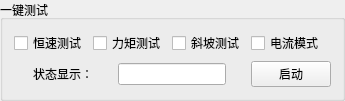
         <widget class="QGroupBox" name="groupBox_25">
          <property name="title">
           <string>一键测试</string>
          </property>
          <layout class="QGridLayout" name="gridLayout_31">
           <item row="0" column="0">
            <widget class="QCheckBox" name="checkBox_hs_mode_5">
             <property name="text">
              <string>恒速测试</string>
             </property>
            </widget>
           </item>
           <item row="0" column="1">
            <widget class="QCheckBox" name="checkBox_lj_mode_5">
             <property name="text">
              <string>力矩测试</string>
             </property>
            </widget>
           </item>
           <item row="0" column="2">
            <widget class="QCheckBox" name="checkBox_xp_mode_5">
             <property name="text">
              <string>斜坡测试</string>
             </property>
             <property name="checkable">
              <bool>true</bool>
             </property>
            </widget>
           </item>
           <item row="0" column="3">
            <widget class="QCheckBox" name="checkBox_dl_mode_5">
             <property name="text">
              <string>电流模式</string>
             </property>
            </widget>
           </item>
           <item row="1" column="0" colspan="3">
            <layout class="QHBoxLayout" name="horizontalLayout_39">
             <item>
              <widget class="QLabel" name="label_317">
               <property name="sizePolicy">
                <sizepolicy hsizetype="Fixed" vsizetype="Fixed">
                 <horstretch>0</horstretch>
                 <verstretch>0</verstretch>
                </sizepolicy>
               </property>
               <property name="text">
                <string>状态显示：</string>
               </property>
              </widget>
             </item>
             <item>
              <widget class="QLineEdit" name="lineEdit_AutoTest_StatusDisplay_5">
               <property name="sizePolicy">
                <sizepolicy hsizetype="Fixed" vsizetype="Fixed">
                 <horstretch>0</horstretch>
                 <verstretch>0</verstretch>
                </sizepolicy>
               </property>
               <property name="minimumSize">
                <size>
                 <width>50</width>
                 <height>20</height>
                </size>
               </property>
              </widget>
             </item>
            </layout>
           </item>
           <item row="1" column="3">
            <widget class="QPushButton" name="pushButton_auto_test_noair_power_5">
             <property name="maximumSize">
              <size>
               <width>100</width>
               <height>16777215</height>
              </size>
             </property>
             <property name="text">
              <string>启动</string>
             </property>
            </widget>
           </item>
          </layout>
         </widget>
